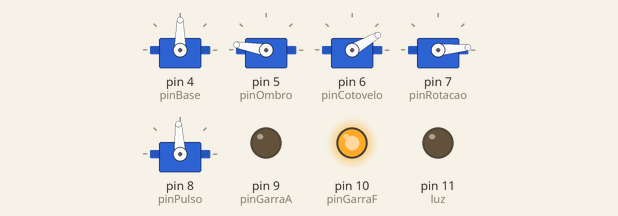
Bench run of a sketch on a simulated Arduino Uno, built with avr-gcc and run on an emulated ATmega328P. Shown: 5 × servo, output pins drawn as LEDs (lit = HIGH).

Above: at 0.1 s.
At 1.9 s:
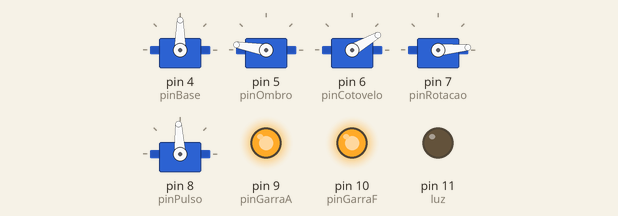
At 2.4 s:
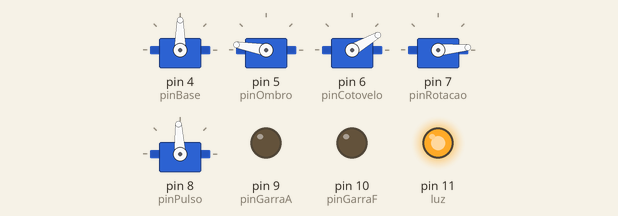
At 4.4 s:
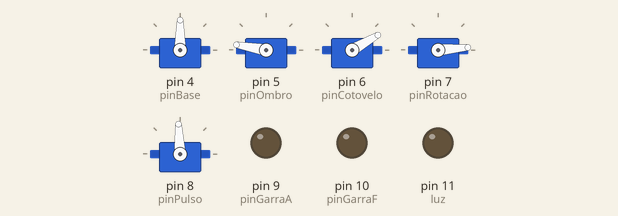
Timing chart, 0 to 5.9 s (numbered marks = the images above):
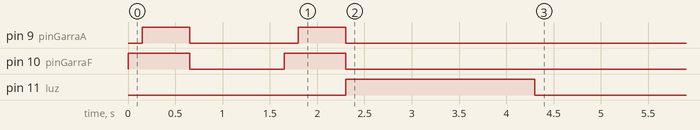

Measured:
- by itself, pin 9 (pinGarraA): HIGH → LOW at 0.65 s, → HIGH 1.2 s later, → LOW 0.50 s later
- by itself, pin 10 (pinGarraF): HIGH → LOW at 0.65 s, → HIGH 1.0 s later, → LOW 0.65 s later
- by itself, pin 11 (luz): LOW → HIGH at 2.3 s, → LOW 2.0 s later

The sketch:

Codigo_Robo_de_impressao_3D_Automatico.ino
```cpp
// Bibliotecas
#include <Servo.h>

// Variaveis biblioteca do servo
Servo base;
Servo ombro;
Servo cotovelo;
Servo rotacao;
Servo pulso;
void _Servos(char servo, int posicao);
void _OmbroCotovelo(int posicao_ombro, int posicao_cotovelo);
void _CotoveloPulso(int posicao_cotovelo, int posicao_pulso);
void _BaseRotacao(int posicao_base, int posicao_rotacao);
void _OmbroCotoveloPulso(int posicao_ombro, int posicao_cotovelo, int posicao_pulso);
void _posicaoInicial();

// Variaveis
const int pinBase = 4;
const int pinOmbro = 5;
const int pinCotovelo = 6;
const int pinRotacao = 7;
const int pinPulso = 8;
const int pinGarraA = 9;
const int pinGarraF = 10;
const int luz = 11;

void setup() {
  // Define os pinos de entrada
  pinMode(pinGarraA, OUTPUT);
  pinMode(pinGarraF, OUTPUT);
  pinMode(luz, OUTPUT);
  digitalWrite(pinGarraA, LOW);
  digitalWrite(pinGarraF, LOW);
  digitalWrite(luz, LOW);

  // Inicializar os servos motores
  pinMode(pinBase, INPUT);
  pinMode(pinOmbro, INPUT);
  pinMode(pinCotovelo, INPUT);
  pinMode(pinRotacao, INPUT);
  pinMode(pinPulso, INPUT);
  base.attach(pinBase);
  ombro.attach(pinOmbro);
  cotovelo.attach(pinCotovelo);
  rotacao.attach(pinRotacao);
  pulso.attach(pinPulso);
  base.write(90);
  cotovelo.write(30);
  ombro.write(170);
  rotacao.write(5);
  pulso.write(93);
  _Servos('G', 1);

  delay(1000);
}

void loop() {
  /*
  _OmbroCotovelo(40, 40);
  delay(500);
  _OmbroCotovelo(170, 30);
  delay(500);
  _OmbroCotoveloPulso(40, 40, 40);
  delay(500);
  _OmbroCotoveloPulso(170, 30, 93);
  delay(500);
  _Servos('O', 100);
  delay(500);
  _CotoveloPulso(100, 40);
  delay(500);
  _CotoveloPulso(30, 93);
  delay(500);
  _Servos('O', 170);
  delay(500);
  _BaseRotacao(180, 180);
  delay(500);
  _BaseRotacao(0, 0);
  delay(500);
*/
  /*
  digitalWrite(luz, HIGH);
  delay(1000);
  digitalWrite(luz, LOW);

  // Etapa 01 - Pega frasco
  _Servos('B', 150);
  _Servos('G', 0);
  _Servos('O', 40);
  _Servos('C', 50);
  _Servos('P', 60);
  _Servos('G', 1);

  // Etapa 02 - Vira o frasco no pote
  _Servos('O', 100);
  _Servos('C', 30);
  _Servos('P', 90);
  _Servos('B', 100);
  _Servos('R', 150);
  delay(2000);

  // Etapa 03 - poem o frasco de volta o lugar
  _Servos('R', 5);
  _Servos('B', 150);
  _Servos('P', 60);
  _Servos('O', 40);
  _Servos('C', 50);
  delay(500);
  _Servos('G', 0);

  // Etapa 04 - Recolhe o braço para a posição inical
  _Servos('C', 30);
  _Servos('O', 170);
  _Servos('P', 93);
  _Servos('G', 1);

  // Etapa 05 - pega objeto
  _Servos('B', 10);
  _Servos('G', 0);
  _Servos('R', 100);
  _Servos('C', 0);
  delay(500);
  _Servos('O', 110);
  delay(500);
  _Servos('G', 1);

  // Etapa 06 - Recolhe um pouco o braço
  _Servos('O', 150);  // Traz o ombro para traz
  _Servos('R', 5);
  _Servos('P', 20);  // Levanta o pulso
  delay(500);

  // Etapa 07 - Posiciona o braço em baixo
  _Servos('C', 50);   // Desce o cotovelo
  _Servos('O', 90);   // Leva o ombro para frente
  _Servos('P', 0);    // Levanta o pulso totalmente
  _Servos('C', 120);  // Desce o cotovelo
  delay(500);

  // Etapa 08 - Leva o braço ate o proximo local
  _Servos('B', 50);
  _Servos('P', 25);  // desce o pulso um pouco
  _Servos('C', 90);  // levanta o cotovelo
  delay(500);

  // Etapa 09 - solta o objeto
  _Servos('G', 0);  // Abre a garra
  delay(500);
  _Servos('C', 130);
  _Servos('P', 0);
  _Servos('G', 1);  // Fecha a garra

  // Etapa 10 - sai do local
  _Servos('B', 90);
  _Servos('C', 50);
  _Servos('O', 150);
  _Servos('P', 70);
*/


  // POSIÇÃO INICIAL
  _posicaoInicial();

  //Descansa os servos
  base.detach();
  ombro.detach();
  cotovelo.detach();
  rotacao.detach();
  pulso.detach();
  delay(600000);  // Espera 10 minutos

  //Reativa os servos
  base.attach(pinBase);
  ombro.attach(pinOmbro);
  cotovelo.attach(pinCotovelo);
  rotacao.attach(pinRotacao);
  pulso.attach(pinPulso);
}
```

Servos_Motores.ino
```cpp
int delay_Base = 10;
int delay_Ombro = 4;
int delay_Cotovelo = 4;
int delay_Pulso = 4;
int delay_Rotacao = 10;
int delay_Garra = 150;

// Função para apontar os servos
void _Servos(char servo, int posicao) {
  if (servo == 'B') {
    int base_atual = base.read();
    if (posicao > base_atual) {
      for (int c = base_atual; c < posicao; c++) {
        base.write(c);
        delay(delay_Base);
      }
    } else {
      for (int c = base_atual; c > posicao; c--) {
        base.write(c);
        delay(delay_Base);
      }
    }
  }

  if (servo == 'O') {
    int ombro_atual = ombro.read();
    if (posicao > ombro_atual) {
      for (int c = ombro_atual; c < posicao; c++) {
        ombro.write(c);
        delay(delay_Ombro);
      }
    } else {
      for (int c = ombro_atual; c > posicao; c--) {
        ombro.write(c);
        delay(delay_Ombro);
      }
    }
  }

  if (servo == 'C') {
    int cotovelo_atual = cotovelo.read();
    if (posicao > cotovelo_atual) {
      for (int c = cotovelo_atual; c < posicao; c++) {
        cotovelo.write(c);
        delay(delay_Cotovelo);
      }
    } else {
      for (int c = cotovelo_atual; c > posicao; c--) {
        cotovelo.write(c);
        delay(delay_Cotovelo);
      }
    }
  }

  if (servo == 'P') {
    int pulso_atual = pulso.read();
    if (posicao > pulso_atual) {
      for (int c = pulso_atual; c < posicao; c++) {
        pulso.write(c);
        delay(delay_Pulso);
      }
    } else {
      for (int c = pulso_atual; c > posicao; c--) {
        pulso.write(c);
        delay(delay_Pulso);
      }
    }
  }

  if (servo == 'R') {
    int rotacao_atual = rotacao.read();
    if (posicao > rotacao_atual) {
      for (int c = rotacao_atual; c < posicao; c++) {
        rotacao.write(c);
        delay(delay_Rotacao);
      }
    } else {
      for (int c = rotacao_atual; c > posicao; c--) {
        rotacao.write(c);
        delay(delay_Rotacao);
      }
    }
  }

  if (servo == 'G') {
    // 1 garra aberta   0 garra fechada
    int potencia = 255;
    if (posicao == 1) {
      // Abre a Garra
      digitalWrite(pinGarraA, LOW);
      analogWrite(pinGarraF, potencia);
      delay(delay_Garra);
    } else {
      // Fecha a Garra
      analogWrite(pinGarraA, potencia);
      digitalWrite(pinGarraF, LOW);
      delay(delay_Garra);
    }
    // Para o motor
    digitalWrite(pinGarraA, HIGH);
    digitalWrite(pinGarraF, HIGH);
    delay(500);
    digitalWrite(pinGarraA, LOW);
    digitalWrite(pinGarraF, LOW);
  }
}


//////////////////////// SERVOS SIMULTANEOS ////////////////////////

void _OmbroCotovelo(int posicao_ombro, int posicao_cotovelo) {
  int ombro_atual, cotovelo_atual, o, c = 0;
  while ((posicao_ombro != ombro_atual) || (posicao_cotovelo != cotovelo_atual)) {
    // OMBRO
    ombro_atual = ombro.read();
    o = ombro_atual;
    if (posicao_ombro > ombro_atual) {
      o++;
      ombro.write(o);
    } else if (posicao_ombro < ombro_atual) {
      o--;
      ombro.write(o);
    }
    // COTOVELO
    cotovelo_atual = cotovelo.read();
    c = cotovelo_atual;
    if (posicao_cotovelo > cotovelo_atual) {
      c++;
      cotovelo.write(c);
    } else if (posicao_cotovelo < cotovelo_atual) {
      c--;
      cotovelo.write(c);
    }
    delay(4);
  }
}

void _CotoveloPulso(int posicao_cotovelo, int posicao_pulso) {
  int cotovelo_atual, pulso_atual, c, p = 0;
  while ((posicao_cotovelo != cotovelo_atual) || (posicao_pulso != pulso_atual)) {
    // COTOVELO
    cotovelo_atual = cotovelo.read();
    c = cotovelo_atual;
    if (posicao_cotovelo > cotovelo_atual) {
      c++;
      cotovelo.write(c);
    } else if (posicao_cotovelo < cotovelo_atual) {
      c--;
      cotovelo.write(c);
    }
    // PULSO
    pulso_atual = pulso.read();
    p = pulso_atual;
    if (posicao_pulso > pulso_atual) {
      p++;
      pulso.write(p);
    } else if (posicao_pulso < pulso_atual) {
      p--;
      pulso.write(p);
    }
    delay(4);
  }
}

void _BaseRotacao(int posicao_base, int posicao_rotacao) {
  int base_atual, rotacao_atual, b, r = 0;
  while ((posicao_base != base_atual) || (posicao_rotacao != rotacao_atual)) {
    // BASE
    base_atual = base.read();
    b = base_atual;
    if (posicao_base > base_atual) {
      b++;
      base.write(b);
    } else if (posicao_base < base_atual) {
      b--;
      base.write(b);
    }
    // ROTACAO
    rotacao_atual = rotacao.read();
    r = rotacao_atual;
    if (posicao_rotacao > rotacao_atual) {
      r++;
      rotacao.write(r);
    } else if (posicao_rotacao < rotacao_atual) {
      r--;
      rotacao.write(r);
    }
    delay(5);
  }
}

void _OmbroCotoveloPulso(int posicao_ombro, int posicao_cotovelo, int posicao_pulso) {
  int ombro_atual, cotovelo_atual, pulso_atual, o, c, p = 0;
  while ((posicao_ombro != ombro_atual) || (posicao_cotovelo != cotovelo_atual) || (posicao_pulso != pulso_atual)) {
    // OMBRO
    ombro_atual = ombro.read();
    o = ombro_atual;
    if (posicao_ombro > ombro_atual) {
      o++;
      ombro.write(o);
    } else if (posicao_ombro < ombro_atual) {
      o--;
      ombro.write(o);
    }
    // COTOVELO
    cotovelo_atual = cotovelo.read();
    c = cotovelo_atual;
    if (posicao_cotovelo > cotovelo_atual) {
      c++;
      cotovelo.write(c);
    } else if (posicao_cotovelo < cotovelo_atual) {
      c--;
      cotovelo.write(c);
    }
    // PULSO
    pulso_atual = pulso.read();
    p = pulso_atual;
    if (posicao_pulso > pulso_atual) {
      p++;
      pulso.write(p);
    } else if (posicao_pulso < pulso_atual) {
      p--;
      pulso.write(p);
    }
    delay(3);
  }
}

// Sequencia de movimentos para posicionar o motor inicialmente
void _posicaoInicial() {
  _Servos('B', 90);
  _Servos('C', 30);
  _Servos('O', 170);
  _Servos('R', 5);
  _Servos('P', 93);
  _Servos('G', 1);
  digitalWrite(luz, HIGH);
  delay(2000);
  digitalWrite(luz, LOW);
}
```
